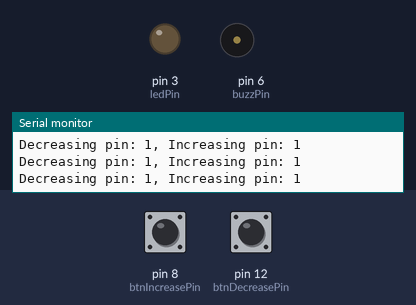
Recording of a sketch running on a simulated Arduino Uno, built with avr-gcc and run on an emulated ATmega328P. On the bench: output pins drawn as LEDs (lit = HIGH), buzzer (waves = sounding, pin HIGH), the last lines printed to the serial monitor. The test bench sets the inputs (shaded band); at power-on: pin 12 (btnDecreasePin) HIGH, pin 8 (btnIncreasePin) HIGH.

Above: at 1.2 s.
1.3 s: pin 12 (btnDecreasePin) pulled LOW for 0.15 s
At 1.56 s:
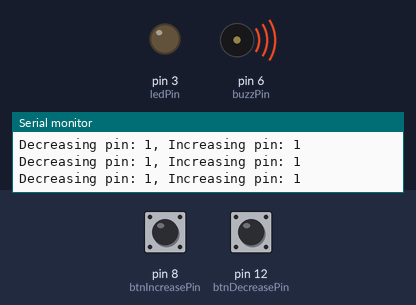
4.3 s: pin 8 (btnIncreasePin) pulled LOW for 1 s
At 5.9 s:
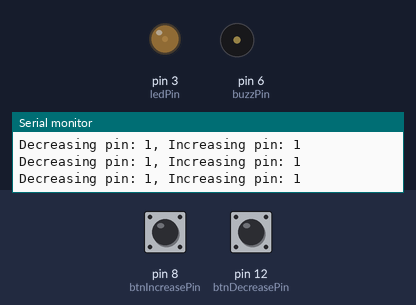
6.8 s: pin 8 (btnIncreasePin) pulled LOW for 3.2 s
At 10.8 s:
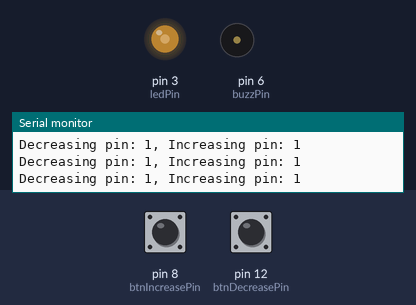
11.5 s: pin 8 (btnIncreasePin) pulled LOW for 1 s
At 11.7 s:
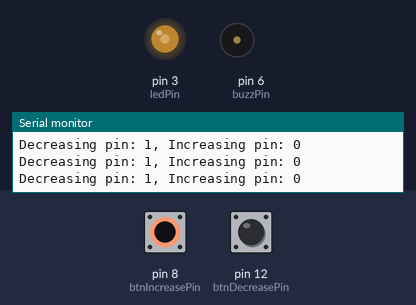
14.0 s: pin 8 (btnIncreasePin) pulled LOW for 3.2 s
At 18.2 s:
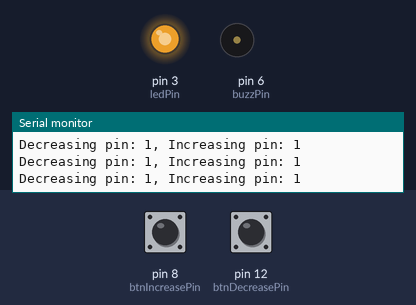
18.7 s: pin 8 (btnIncreasePin) pulled LOW for 3.2 s
At 20.9 s:
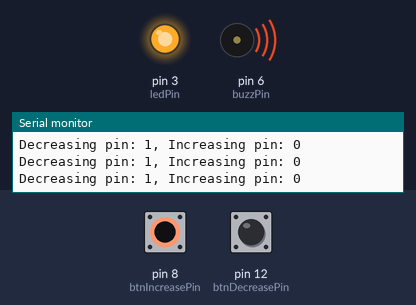
Timing chart, 0 to 23.4 s (numbered marks = the images above; inputs shaded):
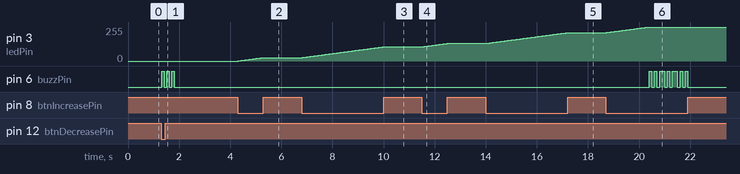

Measured:
- after the input at 1.3 s, pin 6 (buzzPin): alternates HIGH for 0.10 s and LOW for 0.10 s, 6 changes in all, then stays LOW, starting at once
- after the input at 4.3 s, pin 3 (ledPin): moves from 0/255 to 25/255 over 0.95 s, starting at once
- after the input at 6.8 s, pin 3 (ledPin): moves from 25/255 to 106/255 over 3.2 s, starting at once
- after the input at 11.5 s, pin 3 (ledPin): moves from 106/255 to 132/255 over 0.99 s, starting at once
- after the input at 14.0 s, pin 3 (ledPin): moves from 132/255 to 212/255 over 3.1 s, starting at once
- after the input at 18.7 s, pin 3 (ledPin): moves from 212/255 to 255/255 over 1.7 s, starting at once; pin 6 (buzzPin): LOW → HIGH after 1.7 s, then repeats every 0.50 s: LOW 0.10 s, HIGH 0.10 s, LOW 0.10 s, HIGH 0.20 s

The sketch:

arduino_tutorial_29.ino
```cpp
/*
 * Tutorial 29 using push buttons to create a dimmable led
 * https://youtu.be/XWL6Ydsmi0s
 */
const int dt = 100; // delaytime
const int boadRate = 9600;

const int btnIncreasePin = 8;
const int btnDecreasePin = 12;
const int buzzPin = 6;
const int ledPin = 3;
int ledState = 0; // Always start led off
int btnIncreasePrevState = 1;
int btnIncreaseCurrentState;
int btnDecreasePrevState = 1;
int btnDecreaseCurrentState;

void setup() {
  // put your setup code here, to run once:
  Serial.begin(boadRate);
  pinMode(ledPin, OUTPUT);
  pinMode(btnIncreasePin, INPUT);
  pinMode(btnDecreasePin, INPUT);
  pinMode(buzzPin, OUTPUT);
}

void loop() {
  // put your main code here, to run repeatedly:
  btnIncreaseCurrentState = digitalRead(btnIncreasePin);
  btnDecreaseCurrentState = digitalRead(btnDecreasePin);
  if (btnIncreaseCurrentState == 0 && ledState <= 256) {
      ledState++;
  }
  if (btnDecreaseCurrentState == 0 && ledState >= -1) {
      ledState--;
  }

  if (ledState > 255) {
    ledState = 255;
    buzz();
  }

  if (ledState < 0) {
    ledState = 0;
    buzz();
  }

  analogWrite(ledPin, ledState);
  Serial.print("Decreasing pin: ");
  Serial.print(btnDecreaseCurrentState);
  Serial.print(", Increasing pin: ");
  Serial.println(btnIncreaseCurrentState);
}

void buzz() {
  digitalWrite(buzzPin, HIGH);
  delay(dt);
  digitalWrite(buzzPin, LOW);
  delay(dt);
  digitalWrite(buzzPin, HIGH);
  delay(dt);
  digitalWrite(buzzPin, LOW);
  delay(dt);
  digitalWrite(buzzPin, HIGH);
  delay(dt);
  digitalWrite(buzzPin, LOW);
}
```
